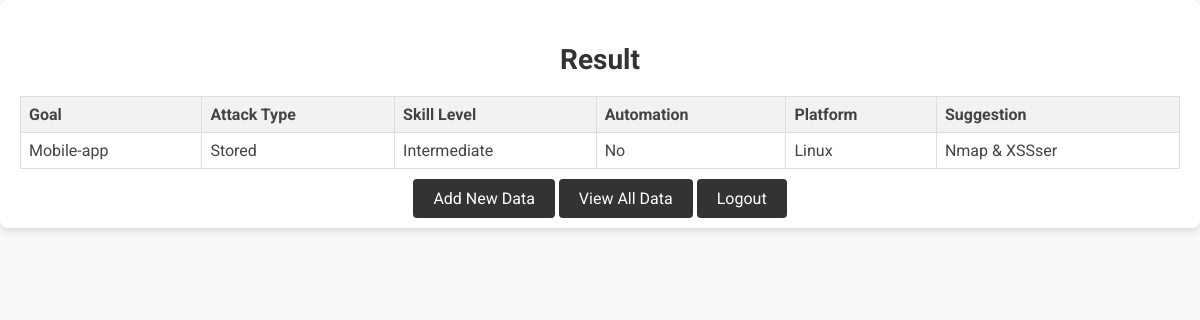
Screenshot of /result/ (signed in) with the database file from the repository.
### suggestxss/models.py (models this page shows, shortened)
class UserData(models.Model):
    user = models.ForeignKey(User, on_delete=models.CASCADE)
    goal = models.IntegerField(choices=[(0, 'Web-application'), (1, 'API'), (2, 'Mobile-app')])
    attackT = models.IntegerField(choices=[(0, 'Reflected'), (1, 'Stored'), (2, 'Dom-based')])
    skill = models.IntegerField(choices=[(0, 'Beginner'), (1, 'Intermediate'), (2, 'Advanced')])
    automation = models.IntegerField(choices=[(0, 'No'), (1, 'Yes')])
    platform = models.IntegerField(choices=[(0, 'Windows'), (1, 'Linux'), (2, 'MacOS')])
    suggest = models.IntegerField(choices=[(0, 'Nmap & OWASP ZAP'), (1, 'Nmap & XSSser')])

### suggestxss/views.py (the view)
# urls.py: path('result/', views.result, name='result'),
def result(request):
    data = UserData.objects.filter(user=request.user).last()
    return render(request, 'suggestxss/result.html', {'data': data})

### suggestxss/templates/suggestxss/result.html (shortened to what this page needs)
<!DOCTYPE html>
<html lang="en">
<head>
</head>
<body>
    <div class="container">
        <h2>Result</h2>
        <table>
            <tr>
                <th>Goal</th>
                <th>Attack Type</th>
                <th>Skill Level</th>
                <th>Automation</th>
                <th>Platform</th>
                <th>Suggestion</th>
            </tr>
            <tr>
                <td>{{ data.get_goal_display }}</td>
                <td>{{ data.get_attackT_display }}</td>
                <td>{{ data.get_skill_display }}</td>
                <td>{{ data.get_automation_display }}</td>
                <td>{{ data.get_platform_display }}</td>
                <td>
                    {% if data.suggest == 0 %}
                        Nmap & OWASP ZAP
                    {% elif data.suggest == 1 %}
                        Nmap & XSSser
                    {% else %}
                        Unknown
                    {% endif %}
                </td>
            </tr>
        </table>
        <div class="button-container">
            <a href="{% url 'new_data' %}">Add New Data</a>
            <a href="{% url 'view_data' %}">View All Data</a>
            <a href="{% url 'logout' %}">Logout</a>
        </div>
    </div>
</body>
</html>

### suggestxss/templates/suggestxss/result.html (style rules this page uses)
body { font-family: 'Roboto', sans-serif; background-color: #f8f8f8; color: #444; margin: 0; padding: 0; box-sizing: border-box; }
.container { background-color: #fff; padding: 20px; border-radius: 8px; box-shadow: 0 4px 8px rgba(0, 0, 0, 0.1); text-align: center; }
h2 { font-size: 28px; color: #333; margin-bottom: 20px; }
table { width: 100%; border-collapse: collapse; margin-bottom: 20px; }
table, th, td { border: 1px solid #ddd; }
th, td { padding: 8px; text-align: left; }
th { background-color: #f2f2f2; }
.button-container { margin-top: 20px; }
a { text-decoration: none; padding: 10px 20px; color: #fff; background-color: #333; border-radius: 4px; transition: background-color 0.3s; }

### rows the page displays
UserData: goal "Mobile-app", attackT "Stored", skill "Intermediate", automation "No", platform "Linux"
